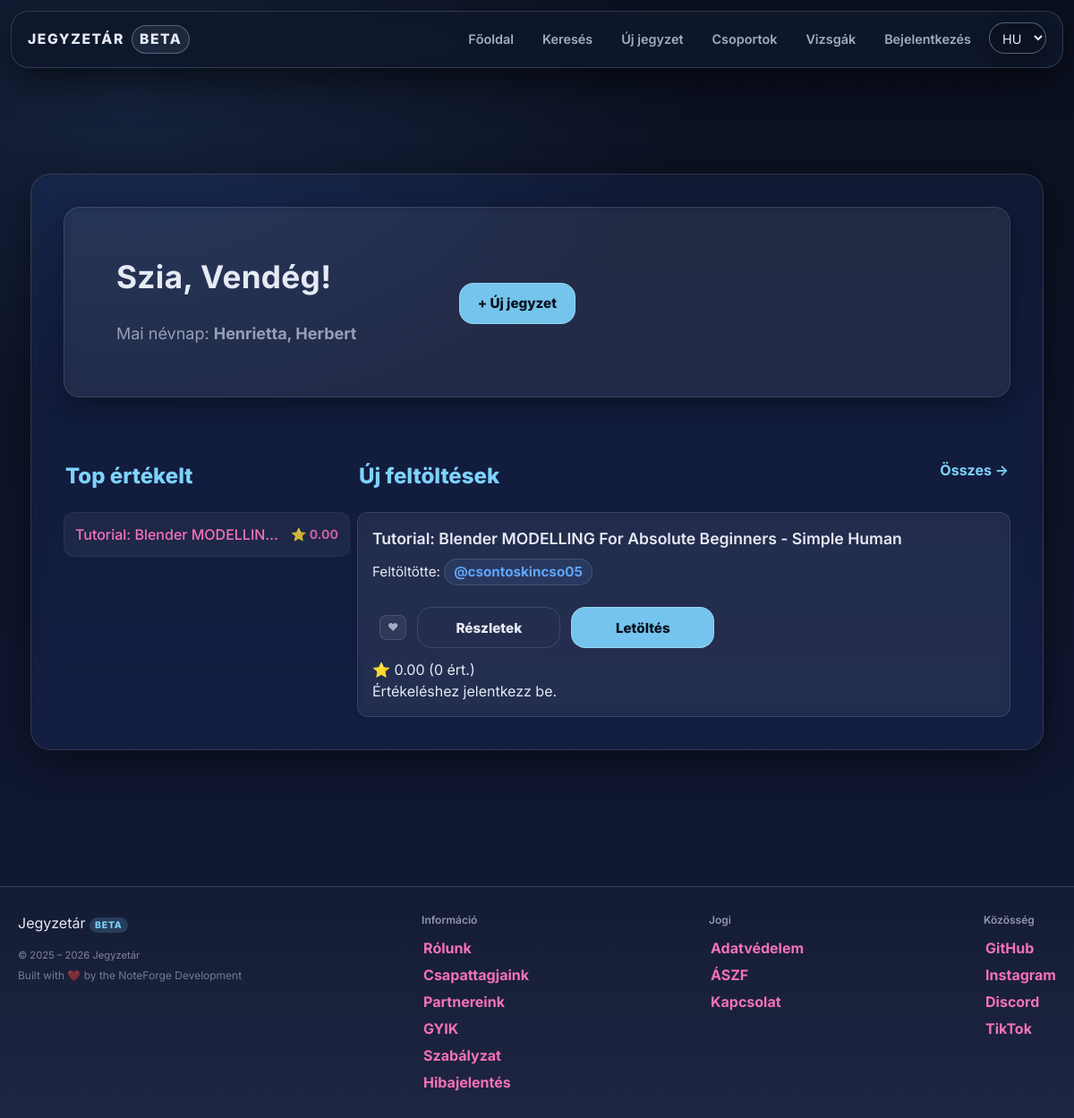
The page / on the database its author committed.
### tables this page shows
CREATE TABLE `namedays` (
  `id` int(11) NOT NULL,
  `datum` varchar(5) DEFAULT NULL,
  `nevek` varchar(255) DEFAULT NULL
);

CREATE TABLE `files` (
  `id` int(11) NOT NULL,
  `uploaded_by` int(11) DEFAULT NULL,
  `name` varchar(255) NOT NULL,
  `file_name` varchar(255) DEFAULT NULL,
  `description` text DEFAULT NULL,
  `file_path` varchar(1024) DEFAULT NULL,
  `subject` varchar(100) NOT NULL,
  `tags` varchar(255) NOT NULL,
  `tn_name` varchar(255) DEFAULT NULL,
  `file_size` bigint(20) UNSIGNED DEFAULT NULL,
  `download_count` int(11) NOT NULL DEFAULT 0,
  `content_text` longtext DEFAULT NULL,
  `edu_stage` enum('hs','uni') DEFAULT NULL,
  `edu_level` tinyint(4) DEFAULT NULL,
  `external_url` varchar(255) NOT NULL,
  `content_type` enum('file','note') NOT NULL DEFAULT 'file',
  `note_markdown` mediumtext DEFAULT NULL,
  `note_excerpt` varchar(255) DEFAULT NULL
);

CREATE TABLE `users` (
  `id` int(11) NOT NULL,
  `lastname` varchar(100) DEFAULT NULL,
  `firstname` varchar(100) DEFAULT NULL,
  `username` varchar(50) NOT NULL,
  `birthdate` date DEFAULT NULL,
  `gender` varchar(10) DEFAULT NULL,
  `email` varchar(50) NOT NULL,
  `profile_picture` varchar(255) DEFAULT NULL,
  `password` varchar(255) NOT NULL,
  `security_question` varchar(255) NOT NULL,
  `security_answer` varchar(255) NOT NULL,
  `admin` tinyint(1) NOT NULL,
  `teacher` tinyint(1) DEFAULT NULL,
  `registration_date` datetime DEFAULT NULL,
  `language` varchar(5) NOT NULL DEFAULT 'hu',
  `oauth_provider` varchar(20) DEFAULT NULL,
  `oauth_sub` varchar(191) DEFAULT NULL,
  `email_verified` tinyint(1) NOT NULL DEFAULT 0,
  `bio` text DEFAULT NULL,
  `profile_theme` varchar(32) NOT NULL DEFAULT 'default',
  `twofa_enabled` tinyint(1) NOT NULL DEFAULT 0,
  `used_reg_code` varchar(64) DEFAULT NULL,
  `used_reg_code_at` datetime DEFAULT NULL,
  `show_fullname` tinyint(1) NOT NULL DEFAULT 1,
  `show_email` tinyint(1) NOT NULL DEFAULT 0,
  `show_birthdate` tinyint(1) NOT NULL DEFAULT 0
);

### assets/php/lang.php (called while the page is built, shortened)
<?php
    $supported_langs = ['hu', 'en', 'de'];
    if (isset($_GET['lang']) && in_array($_GET['lang'], $supported_langs, true)) {
        $lang = $_GET['lang'];
        $_SESSION['lang'] = $lang;
        if (!headers_sent()) {
            setcookie('lang', $lang, time() + 60*60*24*30, '/');
        }
    } else {
        if (isset($_SESSION['lang']) && in_array($_SESSION['lang'], $supported_langs, true)) {
            $lang = $_SESSION['lang'];
        } elseif (isset($_COOKIE['lang']) && in_array($_COOKIE['lang'], $supported_langs, true)) {
            $lang = $_COOKIE['lang'];
        } else {
            $lang = 'hu';
        }
    }
    $translations = [];
    if ($stmt = $conn->prepare("SELECT t_key, text FROM translations WHERE lang_code = ?")) {
        $stmt->bind_param('s', $lang);
        $stmt->execute();
        $result = $stmt->get_result();
        while ($row = $result->fetch_assoc()) {
            $translations[$row['t_key']] = $row['text'];
        }
    }
    if (!function_exists('t')) {
        function t(string $key): string
        {
            global $translations;
            return $translations[$key] ?? $key;
        }
    }

### assets/php/functions.php (called while the page is built, shortened)
<?php
    if (!function_exists('db_stmt')) {
        function db_stmt(mysqli $conn, string $sql, string $types = '', array $params = []): mysqli_stmt {
            $stmt = $conn->prepare($sql);
            if ($types !== '' && $params) {
                if (!$stmt->bind_param($types, ...$params)) {
                    db_log_error($conn, 'Paraméterek bind-elése sikertelen', $sql, $params);
                    throw new RuntimeException('Paraméterek bind-elése sikertelen: ' . $stmt->error);
                }
            }
            if (!$stmt->execute()) {
                db_log_error($conn, 'Végrehajtási hiba (execute)', $sql, $params);
                throw new RuntimeException('Végrehajtási hiba (execute): ' . $stmt->error);
            }
            return $stmt;
        }
    }
    if (!function_exists('db_query')) {
        function db_query(mysqli $conn, string $sql, string $types = '', array $params = []): mysqli_result
        {
            $stmt = db_stmt($conn, $sql, $types, $params);
            $result = $stmt->get_result();
            return $result;
        }
    }

### index.php (the view, shortened to what this page needs)
<?php
    require_once "assets/php/db.php";
    require_once "assets/php/lang.php";
    require_once "assets/php/functions.php";
    $user = null;
    $displayName   = $user['username'] ?? t('guest');
    $today = date("m-d");
    $nd = db_query($conn, "SELECT nevek FROM namedays WHERE datum = ? LIMIT 1", "s", [$today]);
    $nameday = ($nd && $nd->num_rows > 0) ? $nd->fetch_assoc()['nevek'] : t('nameday_none_today');
    $popular_sql = "
        SELECT f.*, IFNULL(AVG(r.rating),0) AS avg_rating, COUNT(r.id) AS rating_count
        FROM files f
        LEFT JOIN ratings r ON f.id = r.file_id
        GROUP BY f.id
        ORDER BY avg_rating DESC, rating_count DESC
        LIMIT 8
    ";
    $popular_result = $conn->query($popular_sql);
    $latest_result = $conn->query("SELECT * FROM files ORDER BY id DESC LIMIT 12");
?>
<!DOCTYPE html>
<html lang="<?= htmlspecialchars($lang ?? 'hu') ?>">
<head>
    <link rel="stylesheet" href="assets/css/styles.css">
    <script src="https://cdn.jsdelivr.net/npm/@tailwindcss/browser@4"></script>
</head>
<body>
    <?php
        include 'assets/php/navbar.php';
    ?>
    <div class="content-wrapper w-full">
        <?php include "assets/php/ads.php"; ?>
        <div class="main w-full max-w-6xl mx-auto px-4 md:px-6 lg:px-8">
            <section class="hero card mb-6 md:mb-8">
                <div class="hero-body p-4 md:p-6 lg:p-10">
                    <div class="hero-text">
                        <h1 class="hero-title text-2xl md:text-3xl lg:text-4xl font-bold mb-2">
                            <?= t('hero_greeting') . " " . htmlspecialchars($displayName) ?>!
                        </h1>
                        <p class="hero-sub text-base md:text-lg opacity-90"><?= t('hero_nameday') ?>: <strong><?= htmlspecialchars($nameday) ?></strong></p>
                    </div>
                    <div class="hero-actions mt-4 md:mt-6 lg:mt-0">
                        <div class="hero-actions">
                            <a class="btn-cta text-base md:text-lg px-6 md:px-8 py-2 md:py-3" href="<?= $isLoggedIn ? 'upload.php' : 'reglog.php' ?>">
                                + <?= t('nav_upload') ?>
                            </a>
                        </div>
                    </div>
                </div>
            </section>
            <div class="home-grid">
            <section class="content-main flex-1 min-w-0">
                    <div class="section-titlebar flex justify-between items-center mb-4">
                        <h3 class="text-xl md:text-2xl"><?= t('home_new_uploads') ?></h3>
                        <a class="link-more" href="search.php?sort=new"><?= t('home_all_arrow') ?></a>
                    </div>
                    <?php if ($latest_result && $latest_result->num_rows > 0): ?>
                        <div class="content-grid grid grid-cols-1 md:grid-cols-2 gap-4 md:gap-6">
                            <?php while ($file = $latest_result->fetch_assoc()):
                                    $file_id = (int)$file['id'];
									$contentType = $file['content_type'] ?? 'file';
									$externalUrl = trim((string)($file['external_url'] ?? ''));
                                    $uploaderRes = db_query($conn, "SELECT username FROM users WHERE id = ? LIMIT 1", "i", [(int)$file['uploaded_by']]);
                                    $uploader = ($uploaderRes && $uploaderRes->num_rows) ? $uploaderRes->fetch_assoc() : ['username' => 'ismeretlen'];
                                    $avgRes = db_query($conn, "SELECT AVG(rating) AS avg, COUNT(*) AS c FROM ratings WHERE file_id = ?", "i", [$file_id]);
                                    $avg = "0.00";
                                    $cnt = 0;
                                    if ($avgRes && $avgRes->num_rows) {
                                        $d = $avgRes->fetch_assoc();
                                        $avg = number_format((float)($d['avg'] ?? 0), 2);
                                        $cnt = (int)($d['c'] ?? 0);
                                    }
                                    $userRating = 0;
                                $is_favorite = false;
                            ?>
                                <article class="card note-card" id="file-<?= (int)$file_id ?>">
                                    <header class="note-header">
                                        <div class="card-title-group">
                                            <h4 class="entry-title"><?= htmlspecialchars($file['name'] ?? '') ?></h4>
                                            <p class="uploader-info">
                                                Feltöltötte:
                                                <a class="uploader-name" href="profile.php?user=<?= urlencode($uploader['username'] ?? '') ?>">
                                                    @<?= htmlspecialchars($uploader['username'] ?? 'ismeretlen') ?>
                                                </a>
                                            </p>
                                        </div>
                                    </header>
                                    <div class="card-actions">
                                        <div class="card-actions">
                                            <?php if ($isLoggedIn && $currentUserId): ?>
                                            <form method="POST" style="margin:0;">
                                                <input type="hidden" name="favorite-btn" value="1">
                                                <input type="hidden" name="favorite_file_id" value="<?= (int)$file_id ?>">
                                                <button type="submit"
                                                        class="favorite-btn <?= $is_favorite ? 'favorited' : '' ?>"
                                                        title="<?= $is_favorite ? 'Kedvencekből törlés' : 'Kedvencekhez' ?>">
                                                    ❤
                                                </button>
                                            </form>
                                            <?php else: ?>
                                                <a class="favorite-btn" href="reglog.php" title="Jelentkezz be a kedvencekhez">
                                                    ❤
                                                </a>
                                            <?php endif; ?>
                                            <a href="note.php?id=<?= (int)$file_id ?>" class="btn-sm btn-ghost">
                                                Részletek
                                            </a>
											<?php if ($contentType === 'link' && !empty($externalUrl)): ?>
											<a href="<?= htmlspecialchars($externalUrl) ?>" target="_blank" class="btn-sm btn-cta">
												Megnyitás
											</a>
											<?php else: ?>
											<a href="assets/php/download.php?id=<?= (int)$file_id ?>" class="btn-sm btn-cta">
												Letöltés
											</a>
											<?php endif; ?>
                                        </div>
                                    </div>
                                    <div class="card-footer-meta">
                                        <div class="rating-display">
                                            ⭐ <span class="rating-value"><?= htmlspecialchars($avg) ?></span>
                                            <span class="rating-count">(<?= (int)$cnt ?> ért.)</span>
                                        </div>
                                        <?php if ($isLoggedIn && $currentUserId): ?>
                                            <form class="rating-form" method="POST" action="index.php">
                                                <input type="hidden" name="rate-btn" value="1">
                                                <input type="hidden" name="rate_file_id" value="<?= (int)$file_id ?>">
                                                <div class="star-rating" aria-label="Értékelés">
                                                    <?php for ($i = 5; $i >= 1; $i--): ?>
                                                        <input
                                                                type="radio"
                                                                id="rate-<?= (int)$file_id ?>-<?= $i ?>"
                                                                name="rating"
                                                                value="<?= $i ?>"
                                                                <?= ((int)$userRating === $i) ? 'checked' : '' ?>
                                                                onchange="this.form.submit()"
                                                        >
                                                        <label for="rate-<?= (int)$file_id ?>-<?= $i ?>" title="<?= $i ?> csillag">★</label>
                                                    <?php endfor; ?>
                                                </div>
                                                <?php if ((int)$userRating > 0): ?>
                                                    <span class="rating-count">Te: <?= (int)$userRating ?>/5</span>
                                                <?php endif; ?>
                                            </form>
                                        <?php else: ?>
                                            <span class="rating-count">Értékeléshez jelentkezz be.</span>
                                        <?php endif; ?>
                                    </div>
                                </article>
                            <?php endwhile; ?>
                        </div>
                    <?php endif; ?>
                </section>
                <aside class="content-aside w-full lg:w-80 min-w-0">
                    <div class="section-titlebar mb-4">
                        <h3 class="text-xl md:text-2xl"><?= t('sidebar_top_rated') ?></h3>
                    </div>
                    <?php if ($popular_result && $popular_result->num_rows > 0): ?>
                        <div class="list-compact flex flex-col gap-3">
                            <?php while ($file = $popular_result->fetch_assoc()): ?>
                                <a href="note.php?id=<?= $file['id'] ?>" class="popular-item-link block p-3 rounded-xl bg-white/5 hover:bg-white/10 transition-colors border border-white/5 min-w-0">
                                    <div class="flex justify-between items-center gap-2 min-w-0">
                                        <span class="font-medium truncate text-sm md:text-base"><?= htmlspecialchars($file['name'] ?? '') ?></span>
                                        <span class="text-xs md:text-sm whitespace-nowrap opacity-80">⭐ <?= number_format((float)$file['avg_rating'], 2) ?></span>
                                    </div>
                                </a>
                            <?php endwhile; ?>
                        </div>
                    <?php endif; ?>
                </aside>
            </div>
        </div>
    </div>
    <?php include 'assets/php/footer.php'; ?>
    </body>
</html>

### rows shown on the page
namedays: nevek "Henrietta, Herbert"
files: name "Tutorial: Blender MODELLING For Absolute Beginners - Simple Human", uploaded_by.username "csontoskincso05", avg "0.00", cnt "0", name "Tutorial: Blender MODELLIN…", avg_rating "0.00"

### other values the page prints
t('nav_home') "Főoldal"
t('nav_search') "Keresés"
t('nav_upload') "Új jegyzet"
t('nav_login') "Bejelentkezés"
t('hero_greeting') "Szia,"
$displayName "Vendég"
t('hero_nameday') "Mai névnap"
t('home_new_uploads') "Új feltöltések"
t('home_all_arrow') "Összes →"
t('sidebar_top_rated') "Top értékelt"
t('footer_github_link') "GitHub"
